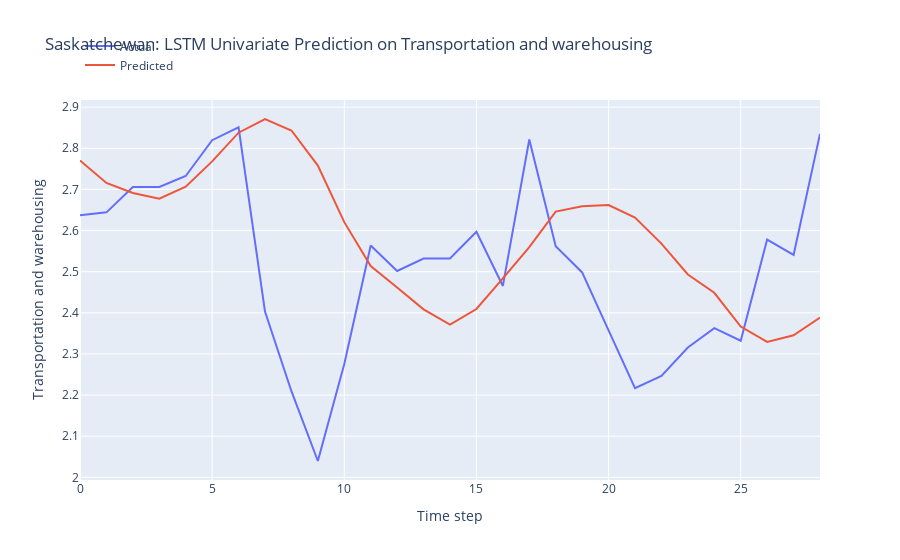

Notebook code cell kept with this figure:
### Markdown cell above
LSTM Model Development

### Code cell
n_features = 1
X_train = X_train.reshape(X_train.shape[0], X_train.shape[1], n_features)

# define model
model = Sequential()
model.add(LSTM(50, activation='relu', input_shape=(n_steps, n_features)))
model.add(Dense(1))

# model = Sequential()
# model.add(LSTM(100, activation='relu', input_shape=(n_steps, n_features), kernel_regularizer=L2(0.001), return_sequences=True))
# model.add(LSTM(50, activation='relu', kernel_regularizer=L2(0.01)))
# model.add(Dense(1))

def r_squared(y_true, y_pred):
    SS_res =  K.sum(K.square(y_true - y_pred)) 
    SS_tot = K.sum(K.square(y_true - K.mean(y_true))) 
    return ( 1 - SS_res/(SS_tot + K.epsilon()) )

# Compile the model
model.compile(optimizer='adam', 
              loss='mse',
              metrics=[r_squared])

early_stopping = EarlyStopping(monitor='loss', patience=5, restore_best_weights=True)

# fit model
history = model.fit(X_train, y_train, 
          epochs = 20,
          batch_size = 32,
          verbose = 0,
          callbacks=[early_stopping])

# Obtain the MSE and R-squared from the last epoch
last_epoch_mse = history.history['loss'][-1]
last_epoch_r_squared = history.history['r_squared'][-1]

# Print the MSE and R-squared
print("Mean Squared Error (MSE) from the last epoch:", last_epoch_mse)
print("R-squared from the last epoch:", last_epoch_r_squared)

# plot loss and r2 score
plt.figure(figsize=(10, 6))

# Plot train loss
plt.plot(history.history['loss'], label='Train Loss')

# Plot train R-squared score
plt.plot(history.history['r_squared'], label='Train R2')

plt.title('Model Training Loss and R-squared Score')
plt.xlabel('Epochs')
plt.ylabel('Value')
plt.legend()
plt.grid(True)
plt.show()

# Evaluate the model
loss = model.evaluate(X_test, y_test)
print("MSE and R_squared:", loss)

# make prediction on test data
X_test = X_test.reshape(X_test.shape[0], X_test.shape[1], n_features)
y_pred = model.predict(X_test)

# Print the first 5 predictions and actual values
print("Predictions:")
flattened_predictions = [pred[0] for pred in y_pred[:10]]
print(flattened_predictions)
# print(y_pred[:10].tolist())
print("Actual values:")
rounded_actual_values = [round(value, len(str(prediction).split('.')[1])) for value, prediction in zip(y_test[:10], flattened_predictions)]
print(rounded_actual_values)

# plot the actual and predicted values for test data
trace1 = go.Scatter(x=np.arange(len(y_test)), y=y_test.flatten(), mode='lines', name='Actual')
trace2 = go.Scatter(x=np.arange(len(y_pred)), y=y_pred.flatten(), mode='lines', name='Predicted')

# Create layout
layout = go.Layout(
    title='Saskatchewan: LSTM Univariate Prediction on Transportation and warehousing',
    xaxis=dict(title='Time step'),
    yaxis=dict(title='Transportation and warehousing'),
    legend=dict(x=0, y=1.18)
)

# Create figure
fig = go.Figure(data=[trace1, trace2], layout=layout)

# Show plot
fig.show()

### Figure 1 — Plotly figure (JSON) as saved in the notebook; plotly's stock layout.template omitted (floating-point values rounded to 4 significant figures)
{"data": [{"mode": "lines", "name": "Actual", "type": "scatter", "x": [0, 1, 2, 3, 4, 5, 6, 7, 8, 9, 10, 11, 12, 13, 14, 15, 16, 17, 18, 19, 20, 21, 22, 23, 24, 25, 26, 27, 28], "y": [2.637, 2.644, 2.706, 2.706, 2.733, 2.82, 2.851, 2.403, 2.209, 2.04, 2.276, 2.564, 2.502, 2.532, 2.532, 2.597, 2.465, 2.821, 2.562, 2.498, 2.357, 2.217, 2.246, 2.316, 2.363, 2.332, 2.578, 2.541, 2.835]}, {"mode": "lines", "name": "Predicted", "type": "scatter", "x": [0, 1, 2, 3, 4, 5, 6, 7, 8, 9, 10, 11, 12, 13, 14, 15, 16, 17, 18, 19, 20, 21, 22, 23, 24, 25, 26, 27, 28], "y": [2.77, 2.716, 2.691, 2.678, 2.707, 2.768, 2.838, 2.871, 2.843, 2.758, 2.62, 2.514, 2.461, 2.409, 2.372, 2.409, 2.484, 2.56, 2.646, 2.659, 2.662, 2.632, 2.568, 2.493, 2.449, 2.367, 2.329, 2.346, 2.389]}], "layout": {"legend": {"x": 0, "y": 1.18}, "title": {"text": "Saskatchewan: LSTM Univariate Prediction on Transportation and warehousing"}, "xaxis": {"title": {"text": "Time step"}}, "yaxis": {"title": {"text": "Transportation and warehousing"}}}}
